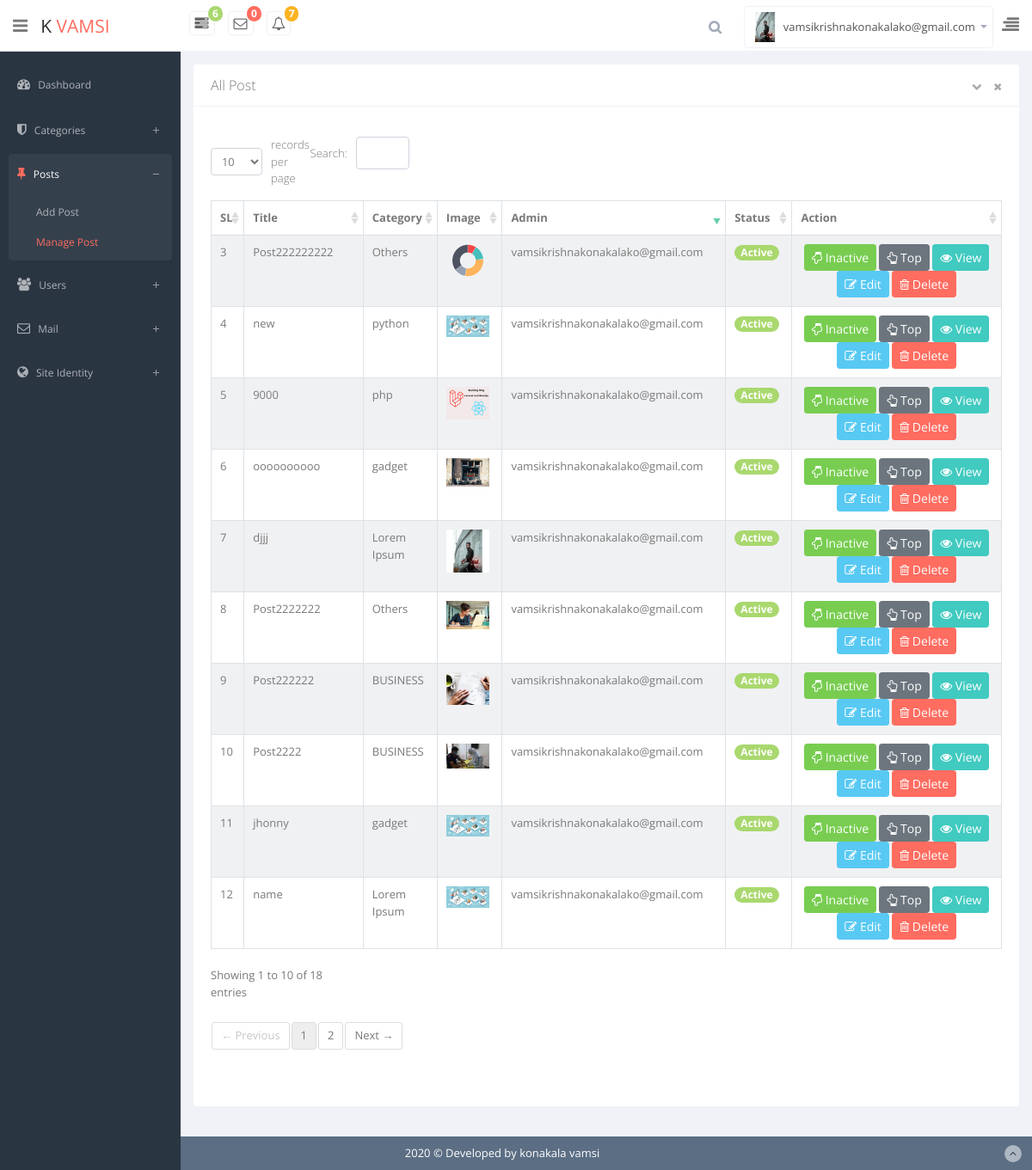
The app's page /admin/managepost.php (signed in) with its own data.
### tables this page shows
CREATE TABLE `users` (
  `id` int(11) NOT NULL,
  `fname` varchar(100) NOT NULL,
  `lname` varchar(50) NOT NULL,
  `username` varchar(50) NOT NULL,
  `email` varchar(100) NOT NULL,
  `password` varchar(200) NOT NULL,
  `image` varchar(255) NOT NULL,
  `bio` text NOT NULL,
  `role` tinyint(5) NOT NULL,
  `date` timestamp NOT NULL DEFAULT current_timestamp()
);

CREATE TABLE `blog` (
  `id` int(3) NOT NULL,
  `cat_id` int(3) NOT NULL,
  `title` varchar(255) NOT NULL,
  `content` text NOT NULL,
  `tag` text NOT NULL,
  `admin` varchar(100) NOT NULL,
  `status` tinyint(1) NOT NULL,
  `rate` tinyint(2) NOT NULL,
  `image` varchar(255) NOT NULL,
  `date` timestamp NOT NULL DEFAULT current_timestamp()
);

CREATE TABLE `categories` (
  `id` int(2) NOT NULL,
  `category_name` varchar(100) NOT NULL,
  `status` tinyint(2) NOT NULL,
  `create_time` timestamp NOT NULL DEFAULT current_timestamp(),
  `admin_name` varchar(70) NOT NULL
);

### app/classes/Database.php (called while the page is built, shortened)
<?php
class Database
{
    public static function db()
    {
        $link = mysqli_connect('localhost','root','','blog_oop');
        return $link;
    }
}

### app/classes/Mail.php (called while the page is built, shortened)
<?php
class Mail
{
    public static   function countNewMail(){
        $sql = "SELECT * FROM `mails` WHERE status = 1";
        $result = mysqli_query(Database::db(),$sql);
        if($result){
            $count = mysqli_num_rows($result);
            return $count;
        }else{
            return false;
        }
    }
}

### app/classes/UserLogin.php (called while the page is built, shortened)
<?php
class UserLogin
{
    public  static  function loginUserData($username){
        $sql = " SELECT * FROM `users` WHERE `username` = '$username' ";
        $res = mysqli_query(Database::db(),$sql);
        if($res){
            $data = mysqli_fetch_assoc($res);
            return $data;
        }else{
            return false;
        }
    }
}

### app/classes/post.php (called while the page is built, shortened)
<?php
class Post
{
    public  static  function showAllPost(){
        $sql = "SELECT blog.*, categories.category_name FROM blog INNER JOIN categories ON blog.cat_id = categories.id ORDER BY id DESC  ";
        $result = mysqli_query(Database::db(),$sql);
        if($result){
            return $result;
        }else{
            return false;
        }
    }
}

### admin/managepost.php (the view, shortened to what this page needs)
<?php require_once 'header.php' ?>
<div class="row">
    <div class="col-sm-12">
        <section class="card">
            <header class="card-header">
                All Post <span style="color: red"><b><?= \App\classes\Session::get('dltTxt')?></b></span>
                <span class="tools pull-right">
                                        <a href="javascript:;" class="fa fa-chevron-down"></a>
                                        <a href="javascript:;" class="fa fa-times"></a>
                                    </span>
            </header>
            <div class="card-body">
                <div class="adv-table">
                    <table  class="display table table-bordered table-striped table-hover" id="dynamic-table">
                        <thead>
                        <tr>
                            <th>SL</th>
                            <th>Title</th>
                            <th>Category</th>
                            <th >Image</th>
                            <th >Admin</th>
                            <th >Status</th>
                            <th>Action</th>
                        </tr>
                        </thead>
                        <?php
                        $allCat = new \App\classes\Post();
                        $data = $allCat->showAllPost();
                        $i=0;
                        while ($row = mysqli_fetch_assoc($data)){ ?>
                            <tr>
                                <td scope="row"><?= ++$i?></td>
                                <td><?= substr($row['title'],0,40)?></td>
                                <td><?= $row['category_name']?></td>
                                <td><img style="width: 50px" src="../uploads/<?= $row['image']?>" alt=""></td>
                                <td><?= $row['admin']?></td>
                                <td><?= $row['status'] == 1 ? '<span class="badge badge-pill badge-success">Active</span>' : '<span class="badge badge-pill badge-danger">Inactive</span>' ?></td>
                                <td class="text-center">
                                    <?php
                                    if($row['status'] == 1) { ?>
                                        <a href="status.php?id=<?= $row['id']?>&managepost&inactive" class="btn btn-sm btn-success"><i class="fa  fa-hand-o-down"></i> Inactive</a>
                                    <?php  }else{ ?>
                                        <a href="status.php?id=<?= $row['id']?>&managepost&active" class="btn btn-sm btn-warning"><i class="fa  fa-hand-o-up"></i> Active</a>
                                    <?php } ?>
                                    <?php
                                    if($row['rate'] == 1) { ?>
                                        <a href="status.php?id=<?= $row['id']?>&managepost&makedown" class="btn btn-sm btn-dark"><i class="fa  fa-hand-o-down"></i> Down</a>
                                    <?php  }else{ ?>
                                        <a href="status.php?id=<?= $row['id']?>&managepost&maketop" class="btn btn-sm btn-secondary"><i class="fa  fa-hand-o-up"></i> Top</a>
                                    <?php } ?>
                                    <a href="" class="btn btn-sm btn-primary" data-toggle="modal" data-target="#id<?= $row['id']?>"><i class="fa fa-eye"></i> View</a>
                                    <a href="updatepost.php?id=<?= $row['id']?>&updatepost" class="btn btn-sm btn-info"><i class="fa fa-pencil-square-o"></i> Edit</a>
                                    <a href="delete.php?id=<?= $row['id']?>&managepost" class="btn btn-sm btn-danger"onclick="return confirm('Are you sure ?')"><i class="fa fa-trash-o"></i> Delete</a>
                                </td>
                            </tr>
                            <?php } ?>
                    </table>
                </div>
            </div>
        </section>
    </div>
</div>
<?php require_once 'footer.php' ?>

### admin/header.php (shortened to what this page needs)
<?php
$page = explode('/',$_SERVER['PHP_SELF']);
$page = end($page);
$name = $_SESSION['username'];
$userData = UserLogin::loginUserData("$name");
?>
<!DOCTYPE html>
<html lang="en">
    <head>
        <link href="assets/summernote/dist/summernote.css" rel="stylesheet">
        <link href="css/bootstrap.min.css" rel="stylesheet">
        <link href="css/bootstrap-reset.css" rel="stylesheet">
        <link href="assets/font-awesome/css/font-awesome.css" rel="stylesheet" />
        <link href="assets/jquery-easy-pie-chart/jquery.easy-pie-chart.css" rel="stylesheet" type="text/css" media="screen"/>
        <link rel="stylesheet" href="css/owl.carousel.css" type="text/css">
        <link href="assets/advanced-datatable/media/css/demo_page.css" rel="stylesheet" />
        <link href="assets/advanced-datatable/media/css/demo_table.css" rel="stylesheet" />
        <link rel="stylesheet" href="assets/data-tables/DT_bootstrap.css" />
        <link href="css/slidebars.css" rel="stylesheet">
        <link href="css/style.css" rel="stylesheet">
        <link href="css/style-responsive.css" rel="stylesheet" />
    </head>
    <body>
        <section id="container">
            <header class="header white-bg">
                <div class="sidebar-toggle-box">
                    <i class="fa fa-bars"></i>
                </div>
                <a href="index.php" class="logo">k<span> Vamsi</span></a>
                <div class="nav notify-row" id="top_menu">
                    <ul class="nav top-menu">
                        <li class="dropdown">
                            <a data-toggle="dropdown" class="dropdown-toggle" href="#">
                                <i class="fa fa-tasks"></i>
                                <span class="badge badge-success">6</span>
                            </a>
                        </li>
                        <li id="header_inbox_bar" class="dropdown">
                            <a data-toggle="dropdown" class="dropdown-toggle" href="#">
                                <i class="fa fa-envelope-o"></i>
                                <span class="badge badge-danger"><?= Mail::countNewMail() ?></span>
                            </a>
                        </li>
                        <li id="header_notification_bar" class="dropdown">
                            <a data-toggle="dropdown" class="dropdown-toggle" href="#">
                                <i class="fa fa-bell-o"></i>
                                <span class="badge badge-warning">7</span>
                            </a>
                        </li>
                    </ul>
                </div>
                <div class="top-nav ">
                    <ul class="nav pull-right top-menu">
                        <li>
                            <input type="text" class="form-control search" placeholder="Search">
                        </li>
                        <li class="dropdown">
                            <a data-toggle="dropdown" class="dropdown-toggle" href="#">
                                <img alt="" src="../uploads/<?= $userData['image']?>" style="width: 35px">
                                <span class="username"><?= isset($_SESSION['username']) ? $_SESSION['username'] : '' ;?></span>
                                <b class="caret"></b>
                            </a>
                        </li>
                        <li class="sb-toggle-right">
                            <i class="fa  fa-align-right"></i>
                        </li>
                    </ul>
                </div>
            </header>
            <aside>
                <div id="sidebar"  class="nav-collapse ">
                    <ul class="sidebar-menu" id="nav-accordion">
                        <li>
                            <a  href="index.php" <?= $page == 'login.php' ? 'class="active"' : '' ?> >
                                <i class="fa fa-dashboard"></i>
                                <span>Dashboard</span>
                            </a>
                        </li>
                        <li class="sub-menu">
                            <a href="javascript:;" <?= $page == 'addcategory.php' ? 'class="active"' : '' ?> <?= $page == 'managecategory.php' ? 'class="active"' : '' ?> >
                                <i class="fa fa-shield"></i>
                                <span>Categories</span>
                            </a>
                        </li>
                        <li class="sub-menu">
                            <a href="javascript:;" <?= $page == 'addpost.php' ? 'class="active"' : '' ?> <?= $page == 'managepost.php' ? 'class="active"' : '' ?> >
                                <i class="fa fa-thumb-tack"></i>
                                <span>Posts</span>
                            </a>
                            <ul class="sub">
                                <li <?= $page == 'addpost.php' ? 'class="active"' : '' ?>><a  href="addpost.php" >Add Post</a></li>
                                <li <?= $page == 'managepost.php' ? 'class="active"' : '' ?>><a  href="managepost.php">Manage Post</a></li>
                            </ul>
                        </li>
                        <?php
    if($userData['role'] == 1){ ?>
                        <li class="sub-menu">
                            <a href="javascript:;" <?= $page == 'adduser.php' ? 'class="active"' : '' ?> <?= $page == 'manageuser.php' ? 'class="active"' : '' ?> >
                                <i class="fa fa-users"></i>
                                <span>Users</span>
                            </a>
                        </li>
                        <?php } ?>
                        <li class="sub-menu">
                            <a href="javascript:;" <?= $page == 'inbox.php' ? 'class="active"' : '' ?> <?= $page == 'draft.php' ? 'class="active"' : '' ?> <?= $page == 'trash.php' ? 'class="active"' : '' ?><?= $page == 'sentmail.php' ? 'class="active"' : '' ?>>
                                <i class="fa fa-envelope-o"></i>
                                <span>Mail</span>
                            </a>
                        </li>
                        <li class="sub-menu">
                            <a href="javascript:;" <?= $page == 'logo.php' ? 'class="active"' : '' ?> <?= $page == 'social.php' ? 'class="active"' : '' ?> >
                                <i class="fa  fa-globe"></i>
                                <span>Site Identity</span>
                            </a>
                        </li>
                    </ul>
                </div>
            </aside>
            <section id="main-content">
                <section class="wrapper">

### admin/assets/advanced-datatable/media/css/demo_table.css (style rules this page uses)
table.display { margin: 0 auto; clear: both; width: 100%; }
table.display thead th { padding: 3px 18px 3px 10px; border-bottom: 1px solid black; font-weight: bold; cursor: pointer; * cursor: hand; }
table.display td { padding: 3px 10px; }
.sorting_desc { background: url('../images/sort_desc.png') no-repeat center right; }
.sorting { background: url('../images/sort_both.png') no-repeat center right; }
tr.odd { background-color: #E2E4FF; }
tr.even { background-color: white; }
tr.odd td.sorting_1 { background-color: #D3D6FF; }
tr.even td.sorting_1 { background-color: #EAEBFF; }

### records on screen
users: image (picture)
blog: title "Post222222222", categories.category_name "Others", image (picture), admin "vamsikrishnakonakalako@gmail.com", status "Active"
blog: title "new", categories.category_name "python", image (picture), admin "vamsikrishnakonakalako@gmail.com", status "Active"
blog: title "9000", categories.category_name "php", image (picture), admin "vamsikrishnakonakalako@gmail.com", status "Active"
blog: title "oooooooooo", categories.category_name "gadget", image (picture), admin "vamsikrishnakonakalako@gmail.com", status "Active"
blog: title "djjj", categories.category_name "Lorem Ipsum", image (picture), admin "vamsikrishnakonakalako@gmail.com", status "Active"
blog: title "Post2222222", categories.category_name "Others", image (picture), admin "vamsikrishnakonakalako@gmail.com", status "Active"
blog: title "Post222222", categories.category_name "BUSINESS", image (picture), admin "vamsikrishnakonakalako@gmail.com", status "Active"
blog: title "Post2222", categories.category_name "BUSINESS", image (picture), admin "vamsikrishnakonakalako@gmail.com", status "Active"
blog: title "jhonny", categories.category_name "gadget", image (picture), admin "vamsikrishnakonakalako@gmail.com", status "Active"
blog: title "name", categories.category_name "Lorem Ipsum", image (picture), admin "vamsikrishnakonakalako@gmail.com", status "Active"

### other values on screen
Mail::countNewMail() "0"
$_SESSION['username'] "vamsikrishnakonakalako@gmail.com"
